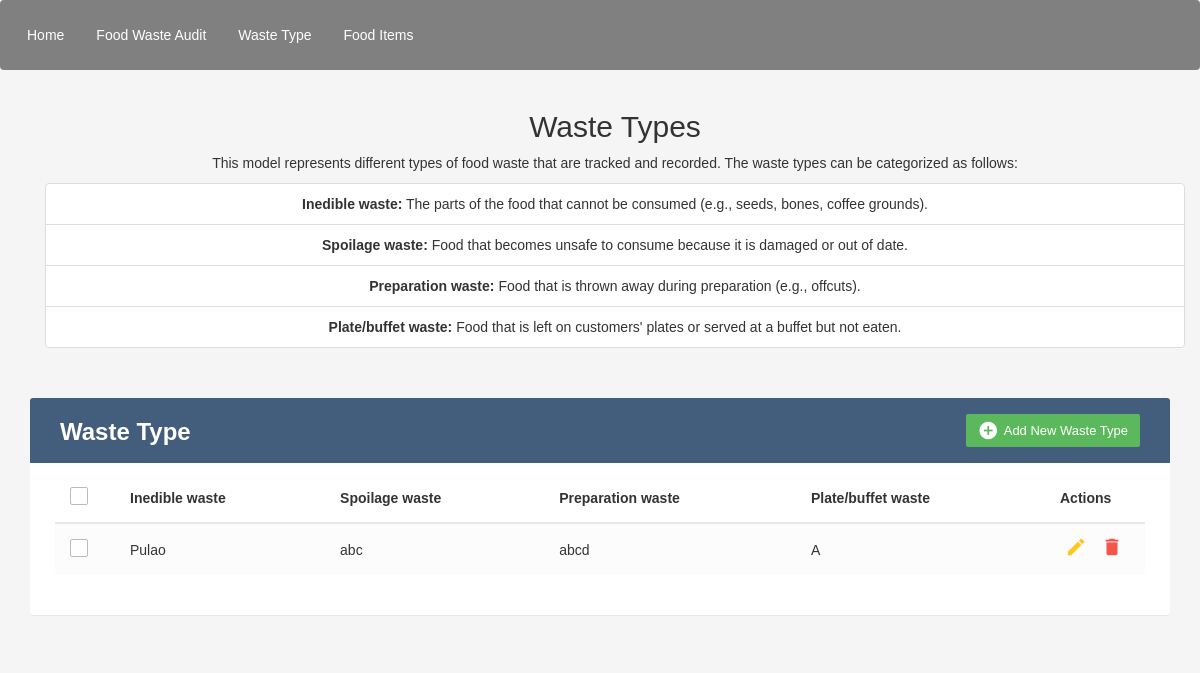
Before: /waste_type/ with the older database file.
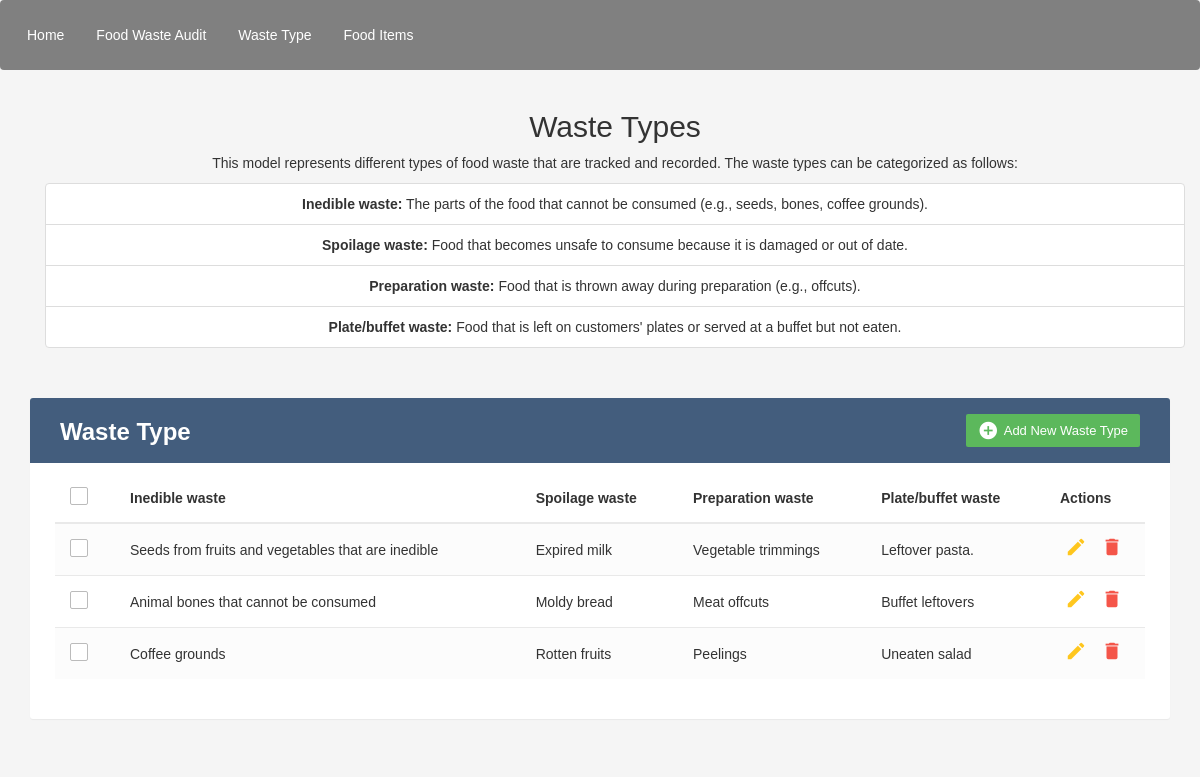
After: the same page with the newer database file.
### myapp/models.py (models this page shows, shortened)
class Waste_Types(models.Model):
    name = models.CharField(max_length=200)
    description = models.TextField()
    ingredients = models.TextField()
    restaurant = models.TextField()
    items = models.ManyToManyField(Food_waste_Audit, related_name='unused_field')

### myapp/views.py (the view)
# urls.py: path('waste_type/', views.waste_type, name='waste_type'),
def waste_type(request):
    ma = Waste_Types.objects.all()
    context = {
        'ma' : ma,
    }
    return render(request, 'waste_type.html', context)

### myapp/templates/waste_type.html (shortened to what this page needs)
<!DOCTYPE html>
<html lang="en">
<head>
<link rel="stylesheet" href="https://maxcdn.bootstrapcdn.com/font-awesome/4.7.0/css/font-awesome.min.css">
<link rel="stylesheet" href="https://maxcdn.bootstrapcdn.com/bootstrap/3.3.7/css/bootstrap.min.css">
  <body>
    <nav class="navbar">
        <div class="navbar-left">
			<a href="{% url 'home' %}">Home</a>
			<a href="{% url 'Food_waste' %}">Food Waste Audit</a>
			<a href="{% url 'waste_type' %}">Waste Type</a>
			<a href="{% url 'food_item' %}">Food Items</a>
        </div>
    </nav>
    <div class="container">
		<div class="container text-center">
			<h2>Waste Types</h2>
			<div class="card p-3">
			  <p>
				This model represents different types of food waste that are tracked and recorded. The waste types can be categorized as follows:
			  </p>
			  <ul class="list-group list-group-flush">
				<li class="list-group-item">
				  <strong>Inedible waste:</strong>
				  <span>The parts of the food that cannot be consumed (e.g., seeds, bones, coffee grounds).</span>
				</li>
				<li class="list-group-item">
				  <strong>Spoilage waste:</strong>
				  <span>Food that becomes unsafe to consume because it is damaged or out of date.</span>
				</li>
				<li class="list-group-item">
				  <strong>Preparation waste:</strong>
				  <span>Food that is thrown away during preparation (e.g., offcuts).</span>
				</li>
				<li class="list-group-item">
				  <strong>Plate/buffet waste:</strong>
				  <span>Food that is left on customers' plates or served at a buffet but not eaten.</span>
				</li>
			  </ul>
			</div>
		</div>
        <div class="table-wrapper">
            <div class="table-title">
                <div class="row">
                    <div class="col-sm-6">
						<h2><b>Waste Type</b></h2>
					</div>
					<div class="col-sm-6">
						<a href="#addManuModal" class="btn btn-success" data-toggle="modal"><i class="material-icons">&#xE147;</i> <span>Add New Waste Type</span></a>
					</div>
                </div>
            </div>
            <table class="table table-striped table-hover">
                <thead>
                    <tr>
						<th>
							<span class="custom-checkbox">
								<label for="selectAll"></label>
							</span>
						</th>
                        <th>Inedible waste</th>
                        <th>Spoilage waste</th>
						<th>Preparation waste</th>
                        <th>Plate/buffet waste</th>
                        <th>Actions</th>
                    </tr>
                </thead>
                <tbody>
                  {% for i in ma %}
                    <tr>
						<td>
							<span class="custom-checkbox">
								<label for="checkbox1"></label>
							</span>
						</td>
                        <td>{{i.name}}</td>
                        <td>{{i.description}}</td>
						<td>{{i.ingredients}}</td>
                        <td>{{i.restaurant}}</td>
                        <td>
                            <a href="#editManuModal-{{forloop.counter}}" class="edit" data-toggle="modal"><i class="material-icons" data-toggle="tooltip" title="Edit">&#xE254;</i></a>
                            <a href="#deleteManuModal-{{forloop.counter}}" class="delete" data-toggle="modal"><i class="material-icons" data-toggle="tooltip" title="Delete">&#xE872;</i></a>
                        </td>
                    </tr>
                    {% endfor %}
                </tbody>
            </table>
    </div>
</body>
</html>

Changed rows visible on the page:
removed Waste_Types: name "Pulao", description "abc", ingredients "abcd", restaurant "A"
added Waste_Types: name "Seeds from fruits and vegetables that are inedible", description "Expired milk", ingredients "Vegetable trimmings", restaurant "Leftover pasta."
added Waste_Types: name "Animal bones that cannot be consumed", description "Moldy bread", ingredients "Meat offcuts", restaurant "Buffet leftovers"
added Waste_Types: name "Coffee grounds", description "Rotten fruits", ingredients "Peelings", restaurant "Uneaten salad"
